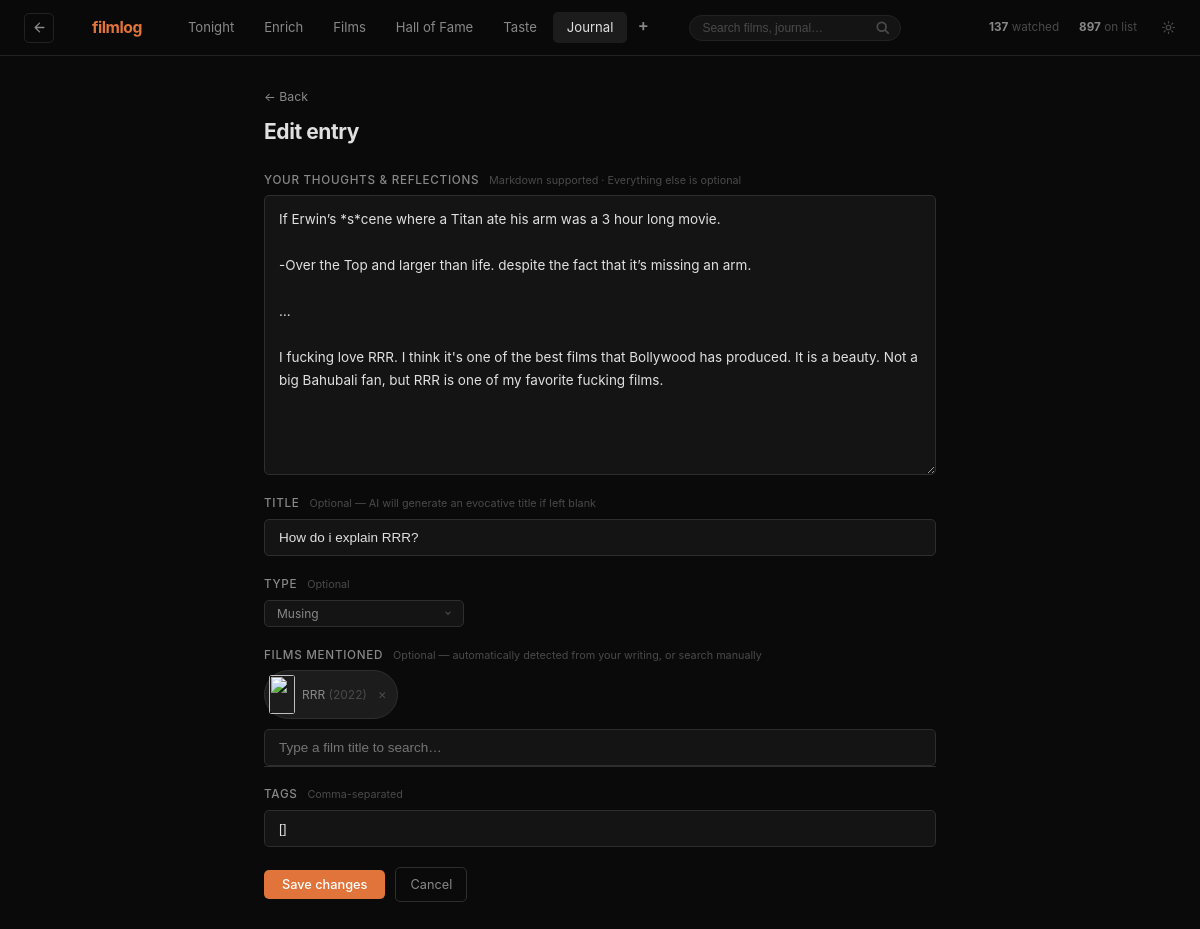
Screenshot of /journal/30/edit (signed in) with the database file from the repository.
### tables this page shows
CREATE TABLE journals (
    id INTEGER PRIMARY KEY AUTOINCREMENT,
    title TEXT NOT NULL,
    content TEXT NOT NULL,
    type TEXT CHECK(type IN ('musing', 'newsletter', 'note')) DEFAULT 'musing',
    created_at TEXT NOT NULL,
    updated_at TEXT NOT NULL,
    linked_film_ids TEXT,    -- JSON array of tmdb_ids mentioned in the entry
    tags TEXT                -- JSON array of freeform tag strings
, public INTEGER NOT NULL DEFAULT 0);

### app.py (the view, shortened to what this page needs)
@app.route("/journal/<int:entry_id>/edit", methods=["GET", "POST"])
def journal_edit(entry_id: int):
    from flask import g
    if g.get("visitor_mode"):
        return redirect(url_for("journal_entry", entry_id=entry_id))
    entry = db.get_journal_entry(entry_id)
    if entry is None:
        abort(404)
    prelinked_films = []
    for tmdb_id in entry.get("linked_film_ids", []):
        film = db.get_film(tmdb_id)
        if film:
            prelinked_films.append(film)
    return render_template(
        "journal_form.html",
        page="journal",
        title=f"Edit — {entry['title']}",
        stats=_get_stats(),
        entry=entry,
        error=None,
        form_values=entry,
        prelinked_films=prelinked_films,
    )

### app.py (called while the page is built, shortened)
def _is_owner() -> bool:
    if session.get("owner") is True:
        return True

@app.before_request
def _set_visitor_flag():
    from flask import g
    g.visitor_mode = not _is_owner()

@app.context_processor
def _inject_auth():
    return {"is_owner": _is_owner()}

def _get_stats() -> dict:
    try:
        return db.get_library_stats()
    except Exception:
        return {
            "watched": 0,
            "watchlist": 0,
            "rewatch_candidate": 0,
            "total": 0,
            "taste_model_version": None,
        }

    def __call__(self, environ, start_response):
        path = environ.get("PATH_INFO", "")
        for prefix in ["/app.py", "/app", "/api/index.py", "/api/index"]:
            if path == prefix:
                path = "/"
                break
            elif path.startswith(prefix + "/"):
                path = path[len(prefix):]
                break
        if not path or not path.startswith("/"):
            path = "/" + path
        environ["PATH_INFO"] = path
        environ["SCRIPT_NAME"] = ""
        return self.wsgi_app(environ, start_response)

### filmlog/db.py (called while the page is built, shortened)
def get_connection() -> sqlite3.Connection:
    target_path = DB_PATH
    conn = sqlite3.connect(target_path)
    conn.row_factory = sqlite3.Row
    conn.execute("PRAGMA foreign_keys = ON")
    conn.execute("PRAGMA journal_mode = WAL")  # safe for concurrent reads
    return conn

def get_film(tmdb_id: int) -> dict | None:
    with get_connection() as conn:
        row = conn.execute(
            "SELECT * FROM films WHERE tmdb_id = ?", (tmdb_id,)
        ).fetchone()
    if row is None:
        return None
    film = dict(row)
    film["tmdb_genres"] = json.loads(film["tmdb_genres"]) if film["tmdb_genres"] else []
    film["default_taste_attributes"] = (
        json.loads(film["default_taste_attributes"])
        if film["default_taste_attributes"]
        else []
    )
    return film

def get_journal_entry(entry_id: int) -> dict | None:
    with get_connection() as conn:
        row = conn.execute("SELECT * FROM journals WHERE id = ?", (entry_id,)).fetchone()
    if row is None:
        return None
    d = dict(row)
    d["linked_film_ids"] = json.loads(d["linked_film_ids"]) if d["linked_film_ids"] else []
    d["tags"] = json.loads(d["tags"]) if d["tags"] else []
    return d

### templates/journal_form.html (shortened to what this page needs)
{% extends "base.html" %}
{% block content %}
<div class="journal-form-layout">
  <div class="journal-form-header">
    <a href="{{ '/journal/' + entry.id|string if entry else '/journal' }}" class="detail-back">
      {{ '← Back' if entry else '← Journal' }}
    </a>
    <h1 class="journal-form-title">{{ 'Edit entry' if entry else 'New entry' }}</h1>
  </div>
  <form class="journal-form" method="POST" id="journal-form">
    <div class="form-field">
      <label class="form-label" for="f-content">
        Your Thoughts & Reflections
        <span class="form-label-hint">Markdown supported · Everything else is optional</span>
      </label>
      <textarea id="f-content" name="content" class="form-textarea" required autofocus rows="10"
                placeholder="Write your raw thoughts on films, scenes, directors, themes, pacing, or whatever struck you. AI will automatically gauge mentioned films, craft tags, and generate a title if left blank.">{{ form_values.get('content', '') if form_values else (entry.content if entry else '') }}</textarea>
    </div>
    <div class="form-field">
      <label class="form-label" for="f-title">
        Title
        <span class="form-label-hint">Optional — AI will generate an evocative title if left blank</span>
      </label>
      <input type="text" id="f-title" name="title" class="form-input"
             value="{{ form_values.get('title', '') if form_values else (entry.title if entry else '') }}"
             placeholder="Leave blank for AI-generated title, or enter your own…">
    </div>
    <div class="form-field form-field-small">
      <label class="form-label" for="f-type">
        Type
        <span class="form-label-hint">Optional</span>
      </label>
      <select id="f-type" name="type" class="filter-select form-select">
        {% set cur_type = (form_values.get('type') if form_values else None) or (entry.type if entry else 'musing') %}
        {% for val, label, desc in [
          ('musing',     'Musing',     'Personal reflection, opinion'),
          ('newsletter', 'Newsletter', 'Essay or longer piece'),
          ('note',       'Note',       'Quick observation'),
        ] %}
        <option value="{{ val }}"{% if cur_type == val %} selected{% endif %}>{{ label }}</option>
        {% endfor %}
      </select>
    </div>
    <div class="form-field">
      <label class="form-label">
        Films mentioned
        <span class="form-label-hint">Optional — automatically detected from your writing, or search manually</span>
      </label>
      <div class="film-picker">
        <div id="linked-films-display" class="linked-films-display"></div>
        <div class="film-picker-search">
          <input type="text"
            class="form-input film-picker-input"
            placeholder="Type a film title to search…"
            autocomplete="off"
            hx-get="/api/films/search"
            hx-trigger="keyup changed delay:250ms"
            hx-target="#film-search-results"
            hx-include="this"
            name="q">
          <div id="film-search-results" class="film-search-results"></div>
        </div>
      </div>
    </div>
    <div class="form-field">
      <label class="form-label" for="f-tags">
        Tags
        <span class="form-label-hint">Comma-separated</span>
      </label>
      <input type="text" id="f-tags" name="tags" class="form-input"
             value="{{ form_values.get('tags', '') if form_values else (entry.tags|join(', ') if entry else '') }}"
             placeholder="slow cinema, grief, Bergman, …">
    </div>
    <div class="form-actions">
      <button type="submit" class="btn-primary">
        {{ 'Save changes' if entry else 'Create entry' }}
      </button>
      <a href="{{ '/journal/' + entry.id|string if entry else '/journal' }}" class="btn-ghost">
        Cancel
      </a>
    </div>
  </form>
</div>
{% endblock %}

### rows the page displays
journals: content "If Erwin’s *s*cene where a Titan ate his arm was a 3 hour long movie. -Over the Top and larger than life. despite the fact that it’s missing an arm. … I fucking love RRR. I think it's one of the best films that Bollywood has produced. It is a beauty. Not a big Bahubali fan, but RRR is one of my favorite fucking films.", title "How do i explain RRR?", type "Musing"

### other values shown
{{ stats.watched }} "137"
{{ stats.watchlist }} "897"
{{ '← Back' if entry else '← Journal' }} "← Back"
{{ 'Edit entry' if entry else 'New entry' }} "Edit entry"
{{ 'Save changes' if entry else 'Create entry' }} "Save changes"
